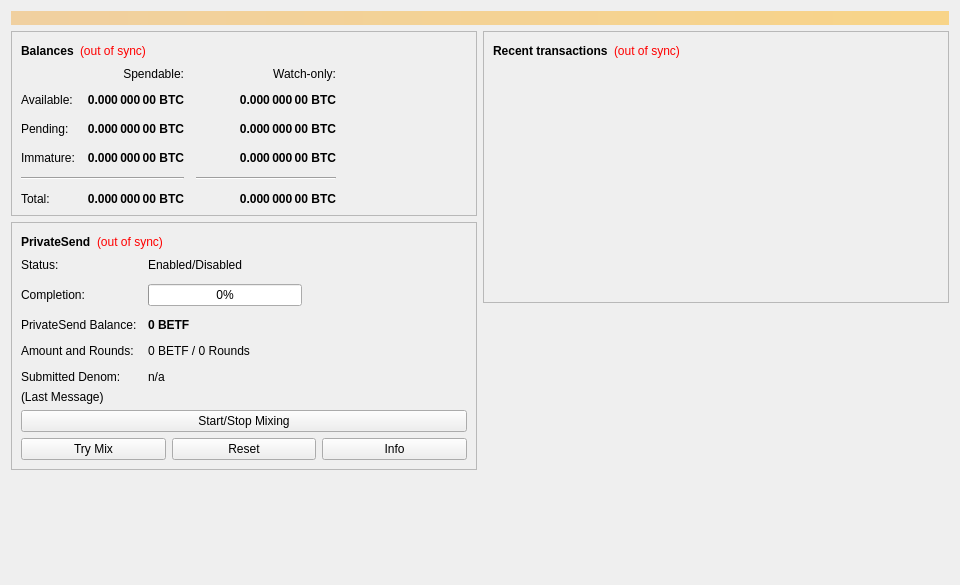
<?xml version="1.0" encoding="UTF-8"?>
<ui version="4.0">
 <class>OverviewPage</class>
 <widget class="QWidget" name="OverviewPage">
  <property name="geometry">
   <rect>
    <x>0</x>
    <y>0</y>
    <width>960</width>
    <height>585</height>
   </rect>
  </property>
  <property name="minimumSize">
   <size>
    <width>960</width>
    <height>0</height>
   </size>
  </property>
  <property name="windowTitle">
   <string>Form</string>
  </property>
  <layout class="QVBoxLayout" name="topLayout">
   <item>
    <widget class="QLabel" name="labelAlerts">
     <property name="visible">
      <bool>false</bool>
     </property>
     <property name="styleSheet">
      <string notr="true">QLabel { background-color: qlineargradient(x1: 0, y1: 0, x2: 1, y2: 0, stop:0 #F0D0A0, stop:1 #F8D488); color:#000000; }</string>
     </property>
     <property name="wordWrap">
      <bool>true</bool>
     </property>
     <property name="margin">
      <number>3</number>
     </property>
     <property name="textInteractionFlags">
      <set>Qt::TextSelectableByMouse</set>
     </property>
    </widget>
   </item>
   <item>
    <layout class="QHBoxLayout" name="horizontalLayout" stretch="1,1">
     <item>
      <layout class="QVBoxLayout" name="verticalLayout_2">
       <item>
        <widget class="QFrame" name="frame">
         <property name="frameShape">
          <enum>QFrame::StyledPanel</enum>
         </property>
         <property name="frameShadow">
          <enum>QFrame::Raised</enum>
         </property>
         <layout class="QVBoxLayout" name="verticalLayout_4">
          <item>
           <layout class="QHBoxLayout" name="horizontalLayout_4">
            <item>
             <widget class="QLabel" name="label_5">
              <property name="font">
               <font>
                <weight>75</weight>
                <bold>true</bold>
               </font>
              </property>
              <property name="text">
               <string>Balances</string>
              </property>
             </widget>
            </item>
            <item>
             <widget class="QLabel" name="labelWalletStatus">
              <property name="toolTip">
               <string>The displayed information may be out of date. Your wallet automatically synchronizes with the Betfint network after a connection is established, but this process has not completed yet.</string>
              </property>
              <property name="styleSheet">
               <string notr="true">QLabel { color: red; }</string>
              </property>
              <property name="text">
               <string notr="true">(out of sync)</string>
              </property>
              <property name="alignment">
               <set>Qt::AlignLeading|Qt::AlignLeft|Qt::AlignVCenter</set>
              </property>
             </widget>
            </item>
            <item>
             <spacer name="horizontalSpacer_3">
              <property name="orientation">
               <enum>Qt::Horizontal</enum>
              </property>
              <property name="sizeHint" stdset="0">
               <size>
                <width>40</width>
                <height>20</height>
               </size>
              </property>
             </spacer>
            </item>
           </layout>
          </item>
          <item>
           <layout class="QGridLayout" name="gridLayout">
            <property name="spacing">
             <number>12</number>
            </property>
            <item row="2" column="2">
             <widget class="QLabel" name="labelWatchPending">
              <property name="font">
               <font>
                <weight>75</weight>
                <bold>true</bold>
               </font>
              </property>
              <property name="cursor">
               <cursorShape>IBeamCursor</cursorShape>
              </property>
              <property name="toolTip">
               <string>Unconfirmed transactions to watch-only addresses</string>
              </property>
              <property name="text">
               <string notr="true">0.000 000 00 BTC</string>
              </property>
              <property name="alignment">
               <set>Qt::AlignRight|Qt::AlignTrailing|Qt::AlignVCenter</set>
              </property>
              <property name="textInteractionFlags">
               <set>Qt::LinksAccessibleByMouse|Qt::TextSelectableByKeyboard|Qt::TextSelectableByMouse</set>
              </property>
             </widget>
            </item>
            <item row="2" column="1">
             <widget class="QLabel" name="labelUnconfirmed">
              <property name="font">
               <font>
                <weight>75</weight>
                <bold>true</bold>
               </font>
              </property>
              <property name="cursor">
               <cursorShape>IBeamCursor</cursorShape>
              </property>
              <property name="toolTip">
               <string>Total of transactions that have yet to be confirmed, and do not yet count toward the spendable balance</string>
              </property>
              <property name="text">
               <string notr="true">0.000 000 00 BTC</string>
              </property>
              <property name="alignment">
               <set>Qt::AlignRight|Qt::AlignTrailing|Qt::AlignVCenter</set>
              </property>
              <property name="textInteractionFlags">
               <set>Qt::LinksAccessibleByMouse|Qt::TextSelectableByKeyboard|Qt::TextSelectableByMouse</set>
              </property>
             </widget>
            </item>
            <item row="3" column="2">
             <widget class="QLabel" name="labelWatchImmature">
              <property name="font">
               <font>
                <weight>75</weight>
                <bold>true</bold>
               </font>
              </property>
              <property name="cursor">
               <cursorShape>IBeamCursor</cursorShape>
              </property>
              <property name="toolTip">
               <string>Mined balance in watch-only addresses that has not yet matured</string>
              </property>
              <property name="text">
               <string notr="true">0.000 000 00 BTC</string>
              </property>
              <property name="alignment">
               <set>Qt::AlignRight|Qt::AlignTrailing|Qt::AlignVCenter</set>
              </property>
              <property name="textInteractionFlags">
               <set>Qt::LinksAccessibleByMouse|Qt::TextSelectableByKeyboard|Qt::TextSelectableByMouse</set>
              </property>
             </widget>
            </item>
            <item row="4" column="0" colspan="2">
             <widget class="Line" name="lineSpendableBalance">
              <property name="orientation">
               <enum>Qt::Horizontal</enum>
              </property>
             </widget>
            </item>
            <item row="4" column="2">
             <widget class="Line" name="lineWatchBalance">
              <property name="sizePolicy">
               <sizepolicy hsizetype="Preferred" vsizetype="Fixed">
                <horstretch>0</horstretch>
                <verstretch>0</verstretch>
               </sizepolicy>
              </property>
              <property name="minimumSize">
               <size>
                <width>140</width>
                <height>0</height>
               </size>
              </property>
              <property name="orientation">
               <enum>Qt::Horizontal</enum>
              </property>
             </widget>
            </item>
            <item row="5" column="0">
             <widget class="QLabel" name="labelTotalText">
              <property name="text">
               <string>Total:</string>
              </property>
             </widget>
            </item>
            <item row="3" column="1">
             <widget class="QLabel" name="labelImmature">
              <property name="font">
               <font>
                <weight>75</weight>
                <bold>true</bold>
               </font>
              </property>
              <property name="cursor">
               <cursorShape>IBeamCursor</cursorShape>
              </property>
              <property name="toolTip">
               <string>Mined balance that has not yet matured</string>
              </property>
              <property name="text">
               <string notr="true">0.000 000 00 BTC</string>
              </property>
              <property name="alignment">
               <set>Qt::AlignRight|Qt::AlignTrailing|Qt::AlignVCenter</set>
              </property>
              <property name="textInteractionFlags">
               <set>Qt::LinksAccessibleByMouse|Qt::TextSelectableByKeyboard|Qt::TextSelectableByMouse</set>
              </property>
             </widget>
            </item>
            <item row="2" column="3">
             <spacer name="horizontalSpacer_2">
              <property name="orientation">
               <enum>Qt::Horizontal</enum>
              </property>
              <property name="sizeHint" stdset="0">
               <size>
                <width>40</width>
                <height>20</height>
               </size>
              </property>
             </spacer>
            </item>
            <item row="3" column="0">
             <widget class="QLabel" name="labelImmatureText">
              <property name="text">
               <string>Immature:</string>
              </property>
             </widget>
            </item>
            <item row="5" column="1">
             <widget class="QLabel" name="labelTotal">
              <property name="font">
               <font>
                <weight>75</weight>
                <bold>true</bold>
               </font>
              </property>
              <property name="cursor">
               <cursorShape>IBeamCursor</cursorShape>
              </property>
              <property name="toolTip">
               <string>Your current total balance</string>
              </property>
              <property name="text">
               <string notr="true">0.000 000 00 BTC</string>
              </property>
              <property name="alignment">
               <set>Qt::AlignRight|Qt::AlignTrailing|Qt::AlignVCenter</set>
              </property>
              <property name="textInteractionFlags">
               <set>Qt::LinksAccessibleByMouse|Qt::TextSelectableByKeyboard|Qt::TextSelectableByMouse</set>
              </property>
             </widget>
            </item>
            <item row="5" column="2">
             <widget class="QLabel" name="labelWatchTotal">
              <property name="font">
               <font>
                <weight>75</weight>
                <bold>true</bold>
               </font>
              </property>
              <property name="cursor">
               <cursorShape>IBeamCursor</cursorShape>
              </property>
              <property name="toolTip">
               <string>Current total balance in watch-only addresses</string>
              </property>
              <property name="text">
               <string notr="true">0.000 000 00 BTC</string>
              </property>
              <property name="alignment">
               <set>Qt::AlignRight|Qt::AlignTrailing|Qt::AlignVCenter</set>
              </property>
              <property name="textInteractionFlags">
               <set>Qt::LinksAccessibleByMouse|Qt::TextSelectableByKeyboard|Qt::TextSelectableByMouse</set>
              </property>
             </widget>
            </item>
            <item row="0" column="2">
             <widget class="QLabel" name="labelWatchonly">
              <property name="text">
               <string>Watch-only:</string>
              </property>
              <property name="alignment">
               <set>Qt::AlignRight|Qt::AlignTrailing|Qt::AlignVCenter</set>
              </property>
             </widget>
            </item>
            <item row="1" column="0">
             <widget class="QLabel" name="labelBalanceText">
              <property name="text">
               <string>Available:</string>
              </property>
             </widget>
            </item>
            <item row="1" column="1">
             <widget class="QLabel" name="labelBalance">
              <property name="font">
               <font>
                <weight>75</weight>
                <bold>true</bold>
               </font>
              </property>
              <property name="cursor">
               <cursorShape>IBeamCursor</cursorShape>
              </property>
              <property name="toolTip">
               <string>Your current spendable balance</string>
              </property>
              <property name="text">
               <string notr="true">0.000 000 00 BTC</string>
              </property>
              <property name="alignment">
               <set>Qt::AlignRight|Qt::AlignTrailing|Qt::AlignVCenter</set>
              </property>
              <property name="textInteractionFlags">
               <set>Qt::LinksAccessibleByMouse|Qt::TextSelectableByKeyboard|Qt::TextSelectableByMouse</set>
              </property>
             </widget>
            </item>
            <item row="1" column="2">
             <widget class="QLabel" name="labelWatchAvailable">
              <property name="font">
               <font>
                <weight>75</weight>
                <bold>true</bold>
               </font>
              </property>
              <property name="cursor">
               <cursorShape>IBeamCursor</cursorShape>
              </property>
              <property name="toolTip">
               <string>Your current balance in watch-only addresses</string>
              </property>
              <property name="text">
               <string notr="true">0.000 000 00 BTC</string>
              </property>
              <property name="alignment">
               <set>Qt::AlignRight|Qt::AlignTrailing|Qt::AlignVCenter</set>
              </property>
              <property name="textInteractionFlags">
               <set>Qt::LinksAccessibleByMouse|Qt::TextSelectableByKeyboard|Qt::TextSelectableByMouse</set>
              </property>
             </widget>
            </item>
            <item row="2" column="0">
             <widget class="QLabel" name="labelPendingText">
              <property name="text">
               <string>Pending:</string>
              </property>
             </widget>
            </item>
            <item row="0" column="1">
             <widget class="QLabel" name="labelSpendable">
              <property name="text">
               <string>Spendable:</string>
              </property>
              <property name="alignment">
               <set>Qt::AlignRight|Qt::AlignTrailing|Qt::AlignVCenter</set>
              </property>
             </widget>
            </item>
           </layout>
          </item>
         </layout>
        </widget>
       </item>
       <item>
        <widget class="QFrame" name="framePrivateSend">
         <property name="layoutDirection">
          <enum>Qt::LeftToRight</enum>
         </property>
         <property name="frameShape">
          <enum>QFrame::StyledPanel</enum>
         </property>
         <property name="frameShadow">
          <enum>QFrame::Raised</enum>
         </property>
         <layout class="QVBoxLayout" name="VerticalLayout_PS1">
          <item>
           <layout class="QHBoxLayout" name="horizontalLayout_5">
            <item>
             <widget class="QLabel" name="labelPrivateSendHeader">
              <property name="font">
               <font>
                <weight>75</weight>
                <bold>true</bold>
               </font>
              </property>
              <property name="text">
               <string>PrivateSend</string>
              </property>
             </widget>
            </item>
            <item>
             <widget class="QLabel" name="labelPrivateSendSyncStatus">
              <property name="toolTip">
               <string>The displayed information may be out of date. Your wallet automatically synchronizes with the Betfint network after a connection is established, but this process has not completed yet.</string>
              </property>
              <property name="styleSheet">
               <string notr="true">QLabel { color: red; }</string>
              </property>
              <property name="text">
               <string notr="true">(out of sync)</string>
              </property>
              <property name="alignment">
               <set>Qt::AlignLeading|Qt::AlignLeft|Qt::AlignVCenter</set>
              </property>
             </widget>
            </item>
            <item>
             <spacer name="horizontalSpacer_4">
              <property name="orientation">
               <enum>Qt::Horizontal</enum>
              </property>
              <property name="sizeHint" stdset="0">
               <size>
                <width>40</width>
                <height>20</height>
               </size>
              </property>
             </spacer>
            </item>
           </layout>
          </item>
          <item>
           <layout class="QFormLayout" name="privateSendFormLayout">
            <property name="fieldGrowthPolicy">
             <enum>QFormLayout::AllNonFixedFieldsGrow</enum>
            </property>
            <property name="horizontalSpacing">
             <number>11</number>
            </property>
            <property name="verticalSpacing">
             <number>12</number>
            </property>
            <item row="0" column="0">
             <widget class="QLabel" name="labelPrivateSendEnabledText">
              <property name="text">
               <string>Status:</string>
              </property>
             </widget>
            </item>
            <item row="0" column="1">
             <widget class="QLabel" name="labelPrivateSendEnabled">
              <property name="text">
               <string>Enabled/Disabled</string>
              </property>
             </widget>
            </item>
            <item row="1" column="0">
             <widget class="QLabel" name="labelCompletitionText">
              <property name="text">
               <string>Completion:</string>
              </property>
             </widget>
            </item>
            <item row="1" column="1">
             <widget class="QProgressBar" name="privateSendProgress">
              <property name="maximumSize">
               <size>
                <width>154</width>
                <height>16777215</height>
               </size>
              </property>
              <property name="value">
               <number>0</number>
              </property>
             </widget>
            </item>
            <item row="2" column="0">
             <widget class="QLabel" name="labelAnonymizedText">
              <property name="text">
               <string>PrivateSend Balance:</string>
              </property>
             </widget>
            </item>
            <item row="2" column="1">
             <widget class="QLabel" name="labelAnonymized">
              <property name="font">
               <font>
                <weight>75</weight>
                <bold>true</bold>
               </font>
              </property>
              <property name="text">
               <string notr="true">0 BETF</string>
              </property>
             </widget>
            </item>
            <item row="3" column="0">
             <widget class="QLabel" name="labelAmountAndRoundsText">
              <property name="text">
               <string>Amount and Rounds:</string>
              </property>
             </widget>
            </item>
            <item row="3" column="1">
             <widget class="QLabel" name="labelAmountRounds">
              <property name="text">
               <string>0 BETF / 0 Rounds</string>
              </property>
             </widget>
            </item>
            <item row="4" column="0">
             <widget class="QLabel" name="labelSubmittedDenomText">
              <property name="text">
               <string>Submitted Denom:</string>
              </property>
             </widget>
            </item>
            <item row="4" column="1">
             <widget class="QLabel" name="labelSubmittedDenom">
              <property name="toolTip">
               <string>The denominations you submitted to the Masternode.&lt;br&gt;To mix, other users must submit the exact same denominations.</string>
              </property>
              <property name="text">
               <string>n/a</string>
              </property>
             </widget>
            </item>
           </layout>
          </item>
          <item>
           <layout class="QVBoxLayout" name="VerticalLayout_PS">
            <item>
             <widget class="QLabel" name="labelPrivateSendLastMessage">
              <property name="text">
               <string>(Last Message)</string>
              </property>
              <property name="alignment">
               <set>Qt::AlignLeading|Qt::AlignLeft|Qt::AlignTop</set>
              </property>
              <property name="wordWrap">
               <bool>true</bool>
              </property>
             </widget>
            </item>
            <item>
             <widget class="QPushButton" name="togglePrivateSend">
              <property name="sizePolicy">
               <sizepolicy hsizetype="MinimumExpanding" vsizetype="Fixed">
                <horstretch>0</horstretch>
                <verstretch>0</verstretch>
               </sizepolicy>
              </property>
              <property name="text">
               <string>Start/Stop Mixing</string>
              </property>
             </widget>
            </item>
            <item>
             <layout class="QHBoxLayout" name="horizontalLayout_debugbuttons">
              <item>
               <widget class="QPushButton" name="privateSendAuto">
                <property name="sizePolicy">
                 <sizepolicy hsizetype="MinimumExpanding" vsizetype="Fixed">
                  <horstretch>0</horstretch>
                  <verstretch>0</verstretch>
                 </sizepolicy>
                </property>
                <property name="toolTip">
                 <string>Try to manually submit a PrivateSend request.</string>
                </property>
                <property name="text">
                 <string>Try Mix</string>
                </property>
               </widget>
              </item>
              <item>
               <widget class="QPushButton" name="privateSendReset">
                <property name="sizePolicy">
                 <sizepolicy hsizetype="MinimumExpanding" vsizetype="Fixed">
                  <horstretch>0</horstretch>
                  <verstretch>0</verstretch>
                 </sizepolicy>
                </property>
                <property name="toolTip">
                 <string>Reset the current status of PrivateSend (can interrupt PrivateSend if it's in the process of Mixing, which can cost you money!)</string>
                </property>
                <property name="autoFillBackground">
                 <bool>false</bool>
                </property>
                <property name="text">
                 <string>Reset</string>
                </property>
               </widget>
              </item>
              <item>
               <widget class="QPushButton" name="privateSendInfo">
                <property name="sizePolicy">
                 <sizepolicy hsizetype="MinimumExpanding" vsizetype="Fixed">
                  <horstretch>0</horstretch>
                  <verstretch>0</verstretch>
                 </sizepolicy>
                </property>
                <property name="toolTip">
                 <string>Information about PrivateSend and Mixing</string>
                </property>
                <property name="text">
                 <string>Info</string>
                </property>
               </widget>
              </item>
             </layout>
            </item>
           </layout>
          </item>
         </layout>
        </widget>
       </item>
       <item>
        <spacer name="verticalSpacer">
         <property name="orientation">
          <enum>Qt::Vertical</enum>
         </property>
         <property name="sizeHint" stdset="0">
          <size>
           <width>20</width>
           <height>40</height>
          </size>
         </property>
        </spacer>
       </item>
      </layout>
     </item>
     <item>
      <layout class="QVBoxLayout" name="verticalLayout_3">
       <item>
        <widget class="QFrame" name="frame_2">
         <property name="frameShape">
          <enum>QFrame::StyledPanel</enum>
         </property>
         <property name="frameShadow">
          <enum>QFrame::Raised</enum>
         </property>
         <layout class="QVBoxLayout" name="verticalLayout">
          <item>
           <layout class="QHBoxLayout" name="horizontalLayout_2">
            <item>
             <widget class="QLabel" name="label_4">
              <property name="font">
               <font>
                <weight>75</weight>
                <bold>true</bold>
               </font>
              </property>
              <property name="text">
               <string>Recent transactions</string>
              </property>
             </widget>
            </item>
            <item>
             <widget class="QLabel" name="labelTransactionsStatus">
              <property name="toolTip">
               <string>The displayed information may be out of date. Your wallet automatically synchronizes with the Betfint network after a connection is established, but this process has not completed yet.</string>
              </property>
              <property name="styleSheet">
               <string notr="true">QLabel { color: red; }</string>
              </property>
              <property name="text">
               <string notr="true">(out of sync)</string>
              </property>
              <property name="alignment">
               <set>Qt::AlignLeading|Qt::AlignLeft|Qt::AlignVCenter</set>
              </property>
             </widget>
            </item>
            <item>
             <spacer name="horizontalSpacer">
              <property name="orientation">
               <enum>Qt::Horizontal</enum>
              </property>
              <property name="sizeHint" stdset="0">
               <size>
                <width>40</width>
                <height>20</height>
               </size>
              </property>
             </spacer>
            </item>
           </layout>
          </item>
          <item>
           <widget class="QListView" name="listTransactions">
            <property name="styleSheet">
             <string notr="true">QListView { background: transparent; }</string>
            </property>
            <property name="frameShape">
             <enum>QFrame::NoFrame</enum>
            </property>
            <property name="verticalScrollBarPolicy">
             <enum>Qt::ScrollBarAlwaysOff</enum>
            </property>
            <property name="horizontalScrollBarPolicy">
             <enum>Qt::ScrollBarAlwaysOff</enum>
            </property>
            <property name="selectionMode">
             <enum>QAbstractItemView::NoSelection</enum>
            </property>
           </widget>
          </item>
         </layout>
        </widget>
       </item>
       <item>
        <spacer name="verticalSpacer_2">
         <property name="orientation">
          <enum>Qt::Vertical</enum>
         </property>
         <property name="sizeHint" stdset="0">
          <size>
           <width>20</width>
           <height>40</height>
          </size>
         </property>
        </spacer>
       </item>
      </layout>
     </item>
    </layout>
   </item>
  </layout>
 </widget>
 <resources/>
 <connections/>
</ui>
